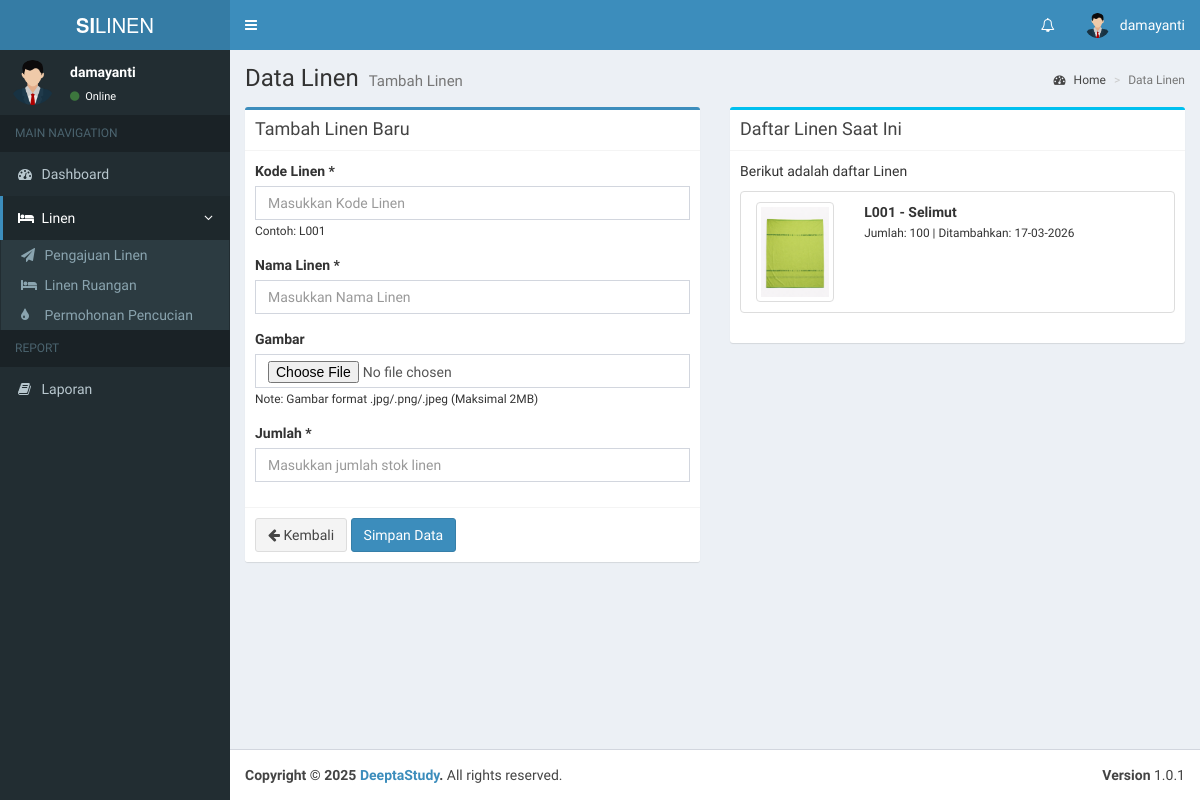
/admin/tambah_linen.php (signed in), run on the app's committed database.
### tables this page shows
CREATE TABLE `users` (
  `id` int(11) NOT NULL,
  `nama` varchar(100) NOT NULL,
  `username` varchar(100) NOT NULL,
  `email` varchar(100) NOT NULL,
  `password` varchar(100) NOT NULL,
  `hak_akses` varchar(25) NOT NULL,
  `status` int(11) NOT NULL,
  `status_ruangan` int(11) DEFAULT NULL
);

CREATE TABLE `linen` (
  `id` int(11) NOT NULL,
  `kode_linen` varchar(15) NOT NULL,
  `nama_linen` varchar(199) NOT NULL,
  `gambar` varchar(199) NOT NULL,
  `jumlah_linen` int(11) NOT NULL,
  `sisa_linen` int(11) NOT NULL,
  `tanggal` datetime NOT NULL,
  `status` int(11) NOT NULL,
  `updated_at` datetime NOT NULL
);

### admin/tambah_linen.php (the view, shortened to what this page needs)
<?php
include '../koneksi.php';
$pageTitle = "Data Linen";
$pageDesc = "Tambah Linen";
$additionalCSS = [
    '../assets/plugins/datatables/dataTables.bootstrap.css',
    '../assets/plugins/select2/select2.min.css',
    '../assets/plugins/bootstrap-datepicker/css/bootstrap-datepicker.min.css',
    '../assets/plugins/bootstrap-timepicker/css/bootstrap-timepicker.min.css'
];
?>
<link href="https://cdnjs.cloudflare.com/ajax/libs/select2/4.0.13/css/select2.min.css" rel="stylesheet" />
<section class="content">
    <div class="row">
        <div class="col-md-12">
        </div>
        <div class="col-md-6">
            <div class="box box-primary">
                <div class="box-header with-border">
                    <h3 class="box-title">Tambah Linen Baru</b></h3>
                </div>
                <form role="form" action="proses_tambah_linen.php" method="POST" enctype="multipart/form-data">
                    <div class="box-body">
                        <div class="form-group">
                            <label>Kode Linen *</label>
                            <input type="text" class="form-control" name="kode_linen" placeholder="Masukkan Kode Linen" required>
                            <small>Contoh: L001</small>
                        </div>
                        <div class="form-group">
                            <label>Nama Linen *</label>
                            <input type="text" class="form-control" name="nama_linen" placeholder="Masukkan Nama Linen" required>
                        </div>
                        <div class="form-group">
                            <label>Gambar</label>
                            <input type="file" class="form-control" name="gambar" accept=".jpg,.jpeg,.png">
                            <small>Note: Gambar format .jpg/.png/.jpeg (Maksimal 2MB)</small>
                        </div>
                        <div class="form-group">
                            <label>Jumlah *</label>
                            <input type="number" class="form-control" name="jumlah_linen" placeholder="Masukkan jumlah stok linen" min="1" required>
                        </div>
                    </div>
                    <div class="box-footer">
                        <a href="data_linen.php" class="btn btn-default">
                            <i class="fa fa-arrow-left"></i> Kembali
                        </a>
                        <button type="submit" name="submit" class="btn btn-primary">Simpan Data</button>
                    </div>
                </form>
            </div>
        </div>
        <div class="col-md-6">
            <div class="box box-info">
                <div class="box-header with-border">
                    <h3 class="box-title">Daftar Linen Saat Ini</h3>
                </div>
                <div class="box-body">
                    <p>Berikut adalah daftar Linen</p>
                    <?php
                    $queryLinen = mysqli_query($koneksi, "SELECT * FROM linen ORDER BY tanggal DESC");
                    if (mysqli_num_rows($queryLinen) > 0) {
                        echo '<ul class="list-group">';
                        while ($linen = mysqli_fetch_assoc($queryLinen)) {
                            $gambar = !empty($linen['gambar']) ? '../uploads/linen/' . $linen['gambar'] : '../assets/img/no-image.png';
                            echo '<li class="list-group-item">
                                    <div class="row">
                                        <div class="col-md-3">
                                            <img src="' . $gambar . '" class="img-thumbnail" style="width: 100px; height: 100px; object-fit: cover;">
                                        </div>
                                        <div class="col-md-9">
                                            <strong>' . htmlspecialchars($linen['kode_linen']) . ' - ' . htmlspecialchars($linen['nama_linen']) . '</strong><br>
                                            <small>Jumlah: ' . $linen['jumlah_linen'] . ' | Ditambahkan: ' . date('d-m-Y', strtotime($linen['tanggal'])) . '</small>
                                        </div>
                                    </div>
                                </li>';
                        }
                        echo '</ul>';
                    } else {
                        echo '<div class="alert alert-info">
                                <i class="fa fa-info-circle"></i> Belum ada data linen saat ini.
                            </div>';
                    }
                    ?>
                </div>
            </div>
        </div>
    </div>
</section>
<?php
$content = ob_get_clean();
include __DIR__ . '/../layouts/header.php';
echo $content;
include __DIR__ . '/../layouts/footer.php';
?>

### layouts/header.php (shortened to what this page needs)
<?php
include '../koneksi.php';
$username = $_SESSION['username'];
$query = mysqli_query($koneksi, "SELECT * FROM users WHERE username = '$username'");
$row = mysqli_fetch_assoc($query);
?>
<!DOCTYPE html>
<html>
<head>
    <link rel="stylesheet" href="../assets/bootstrap/css/bootstrap.min.css">
    <link rel="stylesheet" href="https://maxcdn.bootstrapcdn.com/font-awesome/4.4.0/css/font-awesome.min.css">
    <link rel="stylesheet" href="https://code.ionicframework.com/ionicons/2.0.1/css/ionicons.min.css">
    <link rel="stylesheet" href="../assets/dist/css/AdminLTE.min.css">
    <link rel="stylesheet" href="../assets/dist/css/skins/_all-skins.min.css">
    <link rel="stylesheet" href="../assets/plugins/iCheck/flat/blue.css">
    <link rel="stylesheet" href="../assets/plugins/morris/morris.css">
    <link rel="stylesheet" href="../assets/plugins/jvectormap/jquery-jvectormap-1.2.2.css">
    <?php if (!empty($additionalCSS)): ?>
        <?php foreach ($additionalCSS as $css): ?>
            <link rel="stylesheet" href="<?= htmlspecialchars($css) ?>">
        <?php endforeach; ?>
    <?php endif; ?>
</head>
<body class="hold-transition skin-blue sidebar-mini">
    <div class="wrapper">
        <header class="main-header">
            <a href="#" class="logo">
                <span class="logo-lg"><b>SI</b>LINEN</span>
            </a>
            <nav class="navbar navbar-static-top" role="navigation">
                <a href="#" class="sidebar-toggle" data-toggle="offcanvas" role="button">
                </a>
                <div class="navbar-custom-menu">
                    <ul class="nav navbar-nav">
                        <li class="dropdown notifications-menu">
                            <a href="#" class="dropdown-toggle" data-toggle="dropdown">
                                <i class="fa fa-bell-o"></i>
                            </a>
                        </li>
                        <li class="dropdown user user-menu">
                            <a href="#" class="dropdown-toggle" data-toggle="dropdown">
                                <img src="../assets/images/avatar.png" class="user-image" alt="User Image">
                                <span class="hidden-xs"><?= $row['username']; ?></span>
                            </a>
                        </li>
                    </ul>
                </div>
            </nav>
        </header>
        <div class="content-wrapper">
            <section class="content-header">
                <h1>
                    <?php echo isset($pageTitle) ? $pageTitle : 'Dashboard'; ?>
                    <small><?php echo isset($pageDesc) ? $pageDesc : 'Control Panel'; ?></small>
                </h1>
                <ol class="breadcrumb">
                    <li><a href="#"><i class="fa fa-dashboard"></i> Home</a></li>
                    <li class="active"><?php echo isset($pageTitle) ? $pageTitle : 'Dashboard'; ?></li>
                </ol>
            </section>
            <?php include __DIR__ . '/navigation.php'; ?>

### layouts/navigation.php (shortened to what this page needs)
<aside class="main-sidebar">
    <section class="sidebar">
        <div class="user-panel">
            <div class="pull-left image">
                <img src="../assets/images/avatar.png" class="img-circle" alt="User Image">
            </div>
            <div class="pull-left info">
                <p><?= $row['username']; ?></p>
                <a href="#"><i class="fa fa-circle text-success"></i> Online</a>
            </div>
        </div>
        <?php
            if ($row['hak_akses'] == 'admin') {
        ?>
        <ul class="sidebar-menu">
            <li class="header">MAIN NAVIGATION</li>
            <li class="<?= $_SESSION['active_menu'] == 'dashboard' ? 'active' : '' ?>">
                <a href="../admin/">
                    <i class="fa fa-dashboard"></i> <span>Dashboard</span>
                </a>
            </li>
            <li class="treeview <?= $_SESSION['active_menu'] == 'pengguna' ? 'active' : '' ?>">
                <a href="#">
                    <i class="fa fa-users"></i> <span>Pengguna</span>
                    <i class="fa fa-angle-left pull-right"></i>
                </a>
                <ul class="treeview-menu">
                    <li><a href="../admin/tambah_pengguna.php"><i class="fa fa-plus"></i> Tambah Pengguna Baru</a></li>
                    <li><a href="../admin/data_pengguna.php"><i class="fa fa-arrow-circle-right"></i> Data Pengguna</a></li>
                </ul>
            </li>
            <li class="<?= $_SESSION['active_menu'] == 'ruangan' ? 'active' : '' ?>">
                <a href="../admin/data_ruangan.php">
                    <i class="fa fa-building"></i> <span>Ruangan</span>
                </a>
            </li>
            <li class="<?= $_SESSION['active_menu'] == 'linen' ? 'active' : '' ?>">
                <a href="../admin/data_linen.php">
                    <i class="fa fa-bed"></i> <span>Data Linen</span>
                </a>
            </li>
            <li class="<?= $_SESSION['active_menu'] == 'linen_ruangan' ? 'active' : '' ?>">
                <a href="../admin/linen_ruangan.php">
                    <i class="fa fa-bed"></i> <span>Linen Ruangan</span>
                </a>
            </li>
            <li class="treeview <?= $_SESSION['active_menu'] == 'distribusi' ? 'active' : '' ?>">
                <a href="#">
                    <i class="fa fa-tint"></i> <span>Distribusi</span>
                    <i class="fa fa-angle-left pull-right"></i>
                </a>
                <ul class="treeview-menu">
                    <li><a href="../admin/data_pengajuan.php"><i class="fa fa-paper-plane"></i> Pengajuan Linen</a></li>
                    <li><a href="../admin/data_pencucian.php"><i class="fa fa-tint"></i> Permohonan Pencucian</a></li>
                    <!-- <li><a href="../admin/linen_bersih.php"><i class="fa fa-check-circle"></i> Linen Bersih</a></li>
                    <li><a href="../admin/linen_kotor.php"><i class="fa fa-exclamation-circle"></i> Linen Kotor</a></li> -->
                </ul>
            </li>
            <li class="header">REPORT</li>
            <li><a href="#"><i class="fa fa-book"></i> <span>Laporan</span></a></li>
        </ul>
        <?php
            }else if($row['hak_akses'] == 'admin_ruangan'){
        ?>
        <ul class="sidebar-menu">
            <li class="header">MAIN NAVIGATION</li>
            <li class="<?= $_SESSION['active_menu'] == 'dashboard' ? 'active' : '' ?>">
                <a href="../admin_ruangan/">
                    <i class="fa fa-dashboard"></i> <span>Dashboard</span>
                </a>
            </li>
            <li class="treeview <?= $_SESSION['active_menu'] == 'linen' ? 'active' : '' ?>">
                <a href="#">
                    <i class="fa fa-bed"></i> <span>Linen</span>
                    <i class="fa fa-angle-left pull-right"></i>
                </a>
                <ul class="treeview-menu">
                    <li><a href="../admin_ruangan/data_pengajuan.php"><i class="fa fa-paper-plane"></i> Pengajuan Linen</a></li>
                    <li><a href="../admin_ruangan/linen_ruangan.php"><i class="fa fa-bed"></i> Linen Ruangan</a></li>
                    <li><a href="../admin_ruangan/data_pencucian.php"><i class="fa fa-tint"></i> Permohonan Pencucian</a></li>
                </ul>
            </li>
            <li class="header">REPORT</li>
            <li><a href="#"><i class="fa fa-book"></i> <span>Laporan</span></a></li>
        </ul>
        <?php
            }else if($row['hak_akses'] == 'petugas_laundry'){
        ?>
        <?php
            }else if($row['hak_akses'] == 'kepala_penanggung_jawab'){
        ?>
        <?php
            }
        ?>
    </section>
</aside>

### data on the page
users: username "damayanti"
linen: gambar (picture), kode_linen "L001", nama_linen "Selimut", jumlah_linen "100", tanggal "17-03-2026"

### other printed values
$pageTitle "Data Linen"
$pageDesc "Tambah Linen"
